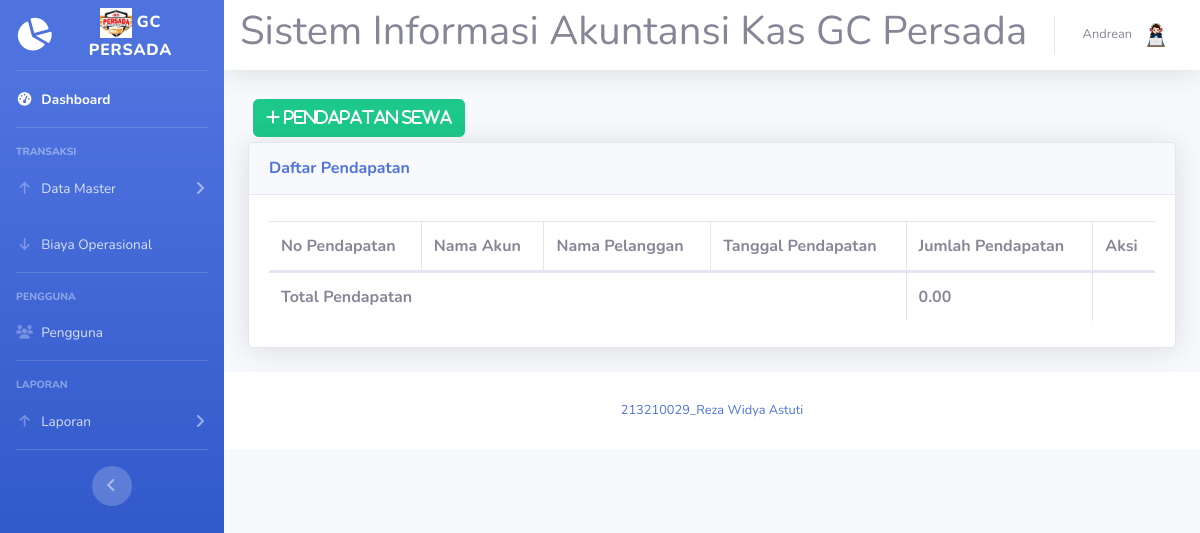
Page /pendapatan-sewa.php (signed in) on the earlier database version.
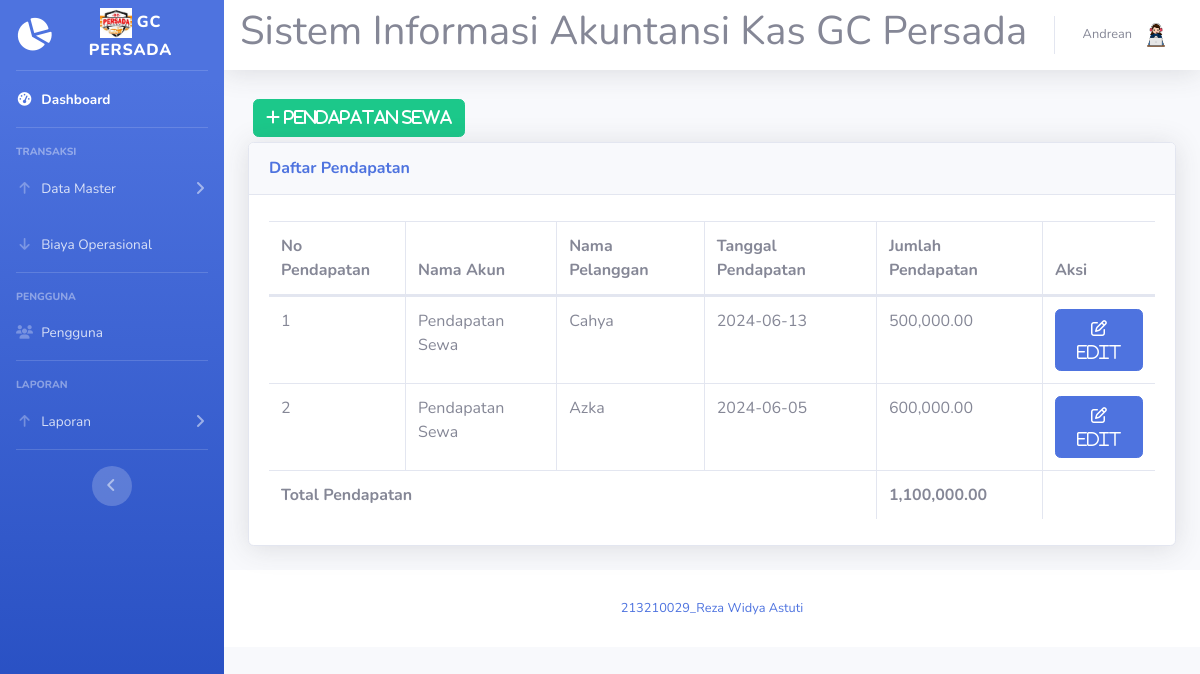
Same page on the later database version.
### tables this page shows
CREATE TABLE `pendapatan_sewa` (
  `id_pendapatan` int(5) NOT NULL,
  `id_akun` varchar(15) NOT NULL,
  `no_pelanggan` varchar(4) NOT NULL,
  `id_sewa` int(2) NOT NULL,
  `nama_pendapatan` varchar(20) NOT NULL,
  `tgl_pendapatan` date NOT NULL,
  `jumlah_pendapatan` int(11) NOT NULL
);

CREATE TABLE `kategori_akun` (
  `id_akun` varchar(5) NOT NULL,
  `nama_akun` varchar(20) NOT NULL
);

CREATE TABLE `pelanggan` (
  `no_pelanggan` int(2) NOT NULL,
  `nama` varchar(15) NOT NULL,
  `alamat` varchar(20) NOT NULL,
  `no_hp` varchar(13) NOT NULL
);

### pendapatan-sewa.php (the view, shortened to what this page needs)
<?php
require 'koneksi.php';
?>
<!DOCTYPE html>
<html lang="en">
<head>
  <link href="vendor/fontawesome-free/css/all.min.css" rel="stylesheet" type="text/css">
  <link href="css/sb-admin-2.min.css" rel="stylesheet">
  <link href="vendor/datatables/dataTables.bootstrap4.min.css" rel="stylesheet">
</head>
<body id="page-top">
  <?php require 'sidebar.php'; ?>
  <?php require 'navbar.php'; ?>
  <div id="content">
    <div class="container-fluid">
      <button type="button" class="btn btn-success" style="margin:5px" data-toggle="modal" data-target="#myModalTambah"><i class="fa fa-plus"> Pendapatan Sewa</i></button><br>
      <div class="card shadow mb-4">
        <div class="card-header py-3">
          <h6 class="m-0 font-weight-bold text-primary">Daftar Pendapatan</h6>
        </div>
        <div class="card-body">
          <div class="table-responsive">
            <table class="table table-bordered" id="dataTable" width="100%" cellspacing="0">
              <thead>
                <tr>
                  <th>No Pendapatan</th>
                  <th>Nama Akun</th>
                  <th>Nama Pelanggan</th>
                  <th>Tanggal Pendapatan</th>
                  <th>Jumlah Pendapatan</th>
                  <th>Aksi</th>
                </tr>
              </thead>
              <tbody>
                <?php
                $no = 0;
                $total_pendapatan = 0;
                $query = mysqli_query($koneksi, "SELECT pendapatan_sewa.*, kategori_akun.nama_akun, pelanggan.nama FROM pendapatan_sewa JOIN kategori_akun ON pendapatan_sewa.id_akun=kategori_akun.id_akun JOIN pelanggan ON pelanggan.no_pelanggan = pendapatan_sewa.no_pelanggan");
                while ($data = mysqli_fetch_assoc($query)) {
                  $total_pendapatan += $data['jumlah_pendapatan'];
                ?>
                  <tr>
                    <td><?= $no += 1; ?></td>
                    <td><?= $data['nama_akun'] ?></td>
                    <td><?= $data['nama'] ?></td>
                    <td><?= $data['tgl_pendapatan'] ?></td>
                    <td><?= number_format($data['jumlah_pendapatan'], 2) ?></td>
                    <td>
                      <a href="#" type="button" class="fa fa-edit btn btn-primary btn-md" data-toggle="modal" data-target="#myModal<?= $data['id_pendapatan']; ?>"> Edit</a>
                    </td>
                  </tr>
                <?php } ?>
                <tr>
                  <td colspan="4"><strong>Total Pendapatan</strong></td>
                  <td><strong><?= number_format($total_pendapatan, 2) ?></strong></td>
                  <td></td>
                </tr>
              </tbody>
            </table>
          </div>
        </div>
      </div>
    </div>
    <?php require 'footer.php'; ?>
  </div>
</body>
</html>

### sidebar.php (shortened to what this page needs)
<div id="wrapper">
  <ul class="navbar-nav bg-gradient-primary sidebar sidebar-dark accordion" id="accordionSidebar">
    <a class="sidebar-brand d-flex align-items-center justify-content-center" href="index.php">
      <div class="sidebar-brand-icon rotate-n-15">
        <i class="fas fa-chart-pie"></i>
      </div>
      <div class="sidebar-brand-text mx-3"> <img src="img/logo.jpg" height="30dvh" alt=""> GC PERSADA</div>
    </a>
    <hr class="sidebar-divider my-0">
    <li class="nav-item active">
      <a class="nav-link" href="index.php">
        <i class="fas fa-fw fa-tachometer-alt"></i>
        <span>Dashboard</span></a>
    </li>
    <hr class="sidebar-divider">
    <div class="sidebar-heading">
      Transaksi
    </div>
    <li class="nav-item">
      <a class="nav-link collapsed" href="#" data-toggle="collapse" data-target="#collapsePendapatan" aria-expanded="true" aria-controls="collapsePages">
        <i class="fas fa-fw fa-arrow-up"></i>
        <span>Data Master</span>
      </a>
    </li>
    <li class="nav-item">
      <a class="nav-link collapsed" href="operasional.php">
        <i class="fas fa-fw fa-arrow-down"></i>
        <span>Biaya Operasional</span>
      </a>
    </li>
    <hr class="sidebar-divider">
    <div class="sidebar-heading">
      Pengguna
    </div>
    <li class="nav-item">
      <a class="nav-link collapsed" href="karyawan.php">
        <i class="fas fa-fw fa-users"></i>
        <span>Pengguna</span>
      </a>
    </li>
    <hr class="sidebar-divider">
    <div class="sidebar-heading">
      Laporan
    </div>
    <li class="nav-item">
      <a class="nav-link collapsed" href="#" data-toggle="collapse" data-target="#collapseLaporan" aria-expanded="true" aria-controls="collapsePages">
        <i class="fas fa-fw fa-arrow-up"></i>
        <span>Laporan</span>
      </a>
    </li>
    <hr class="sidebar-divider d-none d-md-block">
    <div class="text-center d-none d-md-inline">
      <button class="rounded-circle border-0" id="sidebarToggle"></button>
    </div>
  </ul>
  <div id="content-wrapper" class="d-flex flex-column">

### navbar.php (shortened to what this page needs)
<nav class="navbar navbar-expand navbar-light bg-white topbar mb-4 static-top shadow">
  <h1>Sistem Informasi Akuntansi Kas GC Persada</h1>
<?php require 'user.php'; ?>
</nav>

### user.php (shortened to what this page needs)
<ul class="navbar-nav ml-auto">
  <li class="nav-item dropdown no-arrow">
    <a class="nav-link dropdown-toggle" href="#" id="userDropdown" role="button" data-toggle="dropdown" aria-haspopup="true" aria-expanded="false">
      <span class="mr-2 d-none d-lg-inline text-gray-600 small"><?=$_SESSION['nama']?></span>
      <img class="img-profile rounded-circle" src="img/she2.png">
    </a>
  </li>
</ul>

### footer.php
<footer class="sticky-footer bg-white">
  <div class="container my-auto">
    <div class="copyright text-center my-auto">
      <span>
        <a href=''title='' target=''_blank>213210029_Reza Widya Astuti</a>
      </span>
    </div>
  </div>
</footer>

Differences in the rows shown:
added pendapatan_sewa: no "1", id_akun.nama_akun "Pendapatan Sewa", pelanggan.nama "Cahya", tgl_pendapatan "2024-06-13", jumlah_pendapatan "500,000.00"
added pendapatan_sewa: no "2", id_akun.nama_akun "Pendapatan Sewa", pelanggan.nama "Azka", tgl_pendapatan "2024-06-05", jumlah_pendapatan "600,000.00"
Other differences:
$total_pendapatan: "0.00" → "1,100,000.00"
